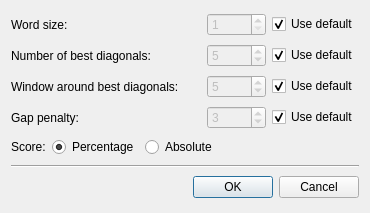
<?xml version="1.0" encoding="UTF-8"?>
<ui version="4.0">
 <class>FastPairwiseParametersDialog</class>
 <widget class="QDialog" name="FastPairwiseParametersDialog">
  <property name="geometry">
   <rect>
    <x>0</x>
    <y>0</y>
    <width>370</width>
    <height>213</height>
   </rect>
  </property>
  <property name="windowTitle">
   <string>Fast Pairwise Parameters</string>
  </property>
  <layout class="QGridLayout" name="gridLayout">
   <item row="0" column="0" colspan="2">
    <widget class="QLabel" name="label">
     <property name="text">
      <string>Word size:</string>
     </property>
    </widget>
   </item>
   <item row="0" column="4" colspan="2">
    <widget class="QSpinBox" name="wordSizeSpinBox_">
     <property name="enabled">
      <bool>false</bool>
     </property>
     <property name="minimum">
      <number>1</number>
     </property>
     <property name="value">
      <number>1</number>
     </property>
    </widget>
   </item>
   <item row="0" column="6">
    <widget class="QCheckBox" name="checkBox">
     <property name="text">
      <string>Use default</string>
     </property>
     <property name="checked">
      <bool>true</bool>
     </property>
    </widget>
   </item>
   <item row="1" column="0" colspan="3">
    <widget class="QLabel" name="label_2">
     <property name="text">
      <string>Number of best diagonals:</string>
     </property>
    </widget>
   </item>
   <item row="1" column="4" colspan="2">
    <widget class="QSpinBox" name="bestDiagonalsSpinBox_">
     <property name="enabled">
      <bool>false</bool>
     </property>
     <property name="value">
      <number>5</number>
     </property>
    </widget>
   </item>
   <item row="1" column="6">
    <widget class="QCheckBox" name="checkBox_2">
     <property name="text">
      <string>Use default</string>
     </property>
     <property name="checked">
      <bool>true</bool>
     </property>
    </widget>
   </item>
   <item row="2" column="0" colspan="4">
    <widget class="QLabel" name="label_3">
     <property name="text">
      <string>Window around best diagonals:</string>
     </property>
    </widget>
   </item>
   <item row="2" column="4" colspan="2">
    <widget class="QSpinBox" name="windowSpinBox_">
     <property name="enabled">
      <bool>false</bool>
     </property>
     <property name="value">
      <number>5</number>
     </property>
    </widget>
   </item>
   <item row="2" column="6">
    <widget class="QCheckBox" name="checkBox_3">
     <property name="text">
      <string>Use default</string>
     </property>
     <property name="checked">
      <bool>true</bool>
     </property>
    </widget>
   </item>
   <item row="3" column="0" colspan="2">
    <widget class="QLabel" name="label_4">
     <property name="text">
      <string>Gap penalty:</string>
     </property>
    </widget>
   </item>
   <item row="3" column="4" colspan="2">
    <widget class="QSpinBox" name="gapPenaltySpinBox_">
     <property name="enabled">
      <bool>false</bool>
     </property>
     <property name="value">
      <number>3</number>
     </property>
    </widget>
   </item>
   <item row="3" column="6">
    <widget class="QCheckBox" name="checkBox_4">
     <property name="text">
      <string>Use default</string>
     </property>
     <property name="checked">
      <bool>true</bool>
     </property>
    </widget>
   </item>
   <item row="4" column="0">
    <widget class="QLabel" name="label_5">
     <property name="text">
      <string>Score:</string>
     </property>
    </widget>
   </item>
   <item row="4" column="1">
    <widget class="QRadioButton" name="scoreByPercentageRadioButton_">
     <property name="text">
      <string>Percentage</string>
     </property>
     <property name="checked">
      <bool>true</bool>
     </property>
    </widget>
   </item>
   <item row="4" column="2" colspan="3">
    <widget class="QRadioButton" name="scoreByAbsoluteRadioButton_">
     <property name="text">
      <string>Absolute</string>
     </property>
    </widget>
   </item>
   <item row="4" column="5" colspan="2">
    <spacer name="horizontalSpacer">
     <property name="orientation">
      <enum>Qt::Horizontal</enum>
     </property>
     <property name="sizeHint" stdset="0">
      <size>
       <width>121</width>
       <height>20</height>
      </size>
     </property>
    </spacer>
   </item>
   <item row="5" column="0" colspan="7">
    <widget class="Line" name="line">
     <property name="orientation">
      <enum>Qt::Horizontal</enum>
     </property>
    </widget>
   </item>
   <item row="6" column="3" colspan="4">
    <widget class="QDialogButtonBox" name="buttonBox">
     <property name="standardButtons">
      <set>QDialogButtonBox::Cancel|QDialogButtonBox::Ok</set>
     </property>
    </widget>
   </item>
  </layout>
 </widget>
 <resources/>
 <connections>
  <connection>
   <sender>checkBox</sender>
   <signal>toggled(bool)</signal>
   <receiver>wordSizeSpinBox_</receiver>
   <slot>setDisabled(bool)</slot>
   <hints>
    <hint type="sourcelabel">
     <x>296</x>
     <y>28</y>
    </hint>
    <hint type="destinationlabel">
     <x>239</x>
     <y>28</y>
    </hint>
   </hints>
  </connection>
  <connection>
   <sender>checkBox_2</sender>
   <signal>toggled(bool)</signal>
   <receiver>bestDiagonalsSpinBox_</receiver>
   <slot>setDisabled(bool)</slot>
   <hints>
    <hint type="sourcelabel">
     <x>280</x>
     <y>57</y>
    </hint>
    <hint type="destinationlabel">
     <x>228</x>
     <y>57</y>
    </hint>
   </hints>
  </connection>
  <connection>
   <sender>checkBox_3</sender>
   <signal>toggled(bool)</signal>
   <receiver>windowSpinBox_</receiver>
   <slot>setDisabled(bool)</slot>
   <hints>
    <hint type="sourcelabel">
     <x>286</x>
     <y>88</y>
    </hint>
    <hint type="destinationlabel">
     <x>236</x>
     <y>87</y>
    </hint>
   </hints>
  </connection>
  <connection>
   <sender>checkBox_4</sender>
   <signal>toggled(bool)</signal>
   <receiver>gapPenaltySpinBox_</receiver>
   <slot>setDisabled(bool)</slot>
   <hints>
    <hint type="sourcelabel">
     <x>278</x>
     <y>111</y>
    </hint>
    <hint type="destinationlabel">
     <x>227</x>
     <y>116</y>
    </hint>
   </hints>
  </connection>
  <connection>
   <sender>buttonBox</sender>
   <signal>accepted()</signal>
   <receiver>FastPairwiseParametersDialog</receiver>
   <slot>accept()</slot>
   <hints>
    <hint type="sourcelabel">
     <x>202</x>
     <y>183</y>
    </hint>
    <hint type="destinationlabel">
     <x>106</x>
     <y>177</y>
    </hint>
   </hints>
  </connection>
  <connection>
   <sender>buttonBox</sender>
   <signal>rejected()</signal>
   <receiver>FastPairwiseParametersDialog</receiver>
   <slot>reject()</slot>
   <hints>
    <hint type="sourcelabel">
     <x>333</x>
     <y>195</y>
    </hint>
    <hint type="destinationlabel">
     <x>144</x>
     <y>202</y>
    </hint>
   </hints>
  </connection>
 </connections>
</ui>
